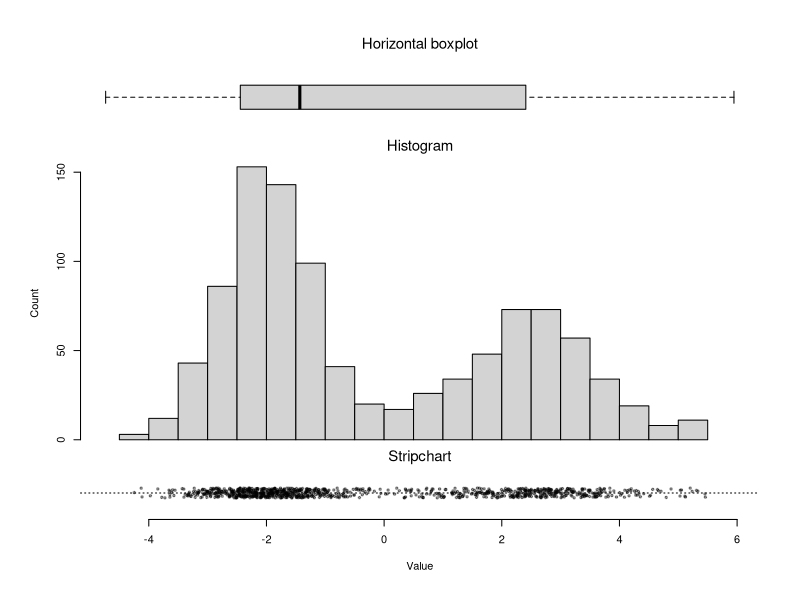

The R source for this figure:
## Bimodal sample + stacked base R plots
set.seed(123)

# 1) Generate a bimodal distribution from two Normals
n1 <- 600; n2 <- 400
x <- c(rnorm(n1, mean = -2,  sd = 0.8),
       rnorm(n2, mean =  2.5, sd = 1.1))

# Shared x-limits for all three panels
rng  <- range(x)
pad  <- diff(rng) * 0.05
xlim <- c(rng[1] - pad, rng[2] + pad)

# 2) Stack the three panels with a common x-axis
op <- par(no.readonly = TRUE)
on.exit(par(op))
par(oma = c(2, 2, 2, 2))

layout(matrix(c(1,2,3), nrow = 3, byrow = TRUE),
       heights = c(1.2, 3, 1.2))   # boxplot / hist / stripchart

## --- TOP: horizontal boxplot (no frame) ---
par(mar = c(0, 4, 2, 1) + 0.1, bty = "n")
boxplot(x,
        horizontal = TRUE, xlim = xlim, xaxt = "n", xlab = "", ylab = "",
        boxwex = 6,            # (from earlier) thicker box
        frame.plot = FALSE)    # remove surrounding plot frame
mtext("Horizontal boxplot", side = 3, line = 0.2, cex = 0.9)

## --- MIDDLE: histogram (keep defaults/frame) ---
par(mar = c(0, 4, 0.5, 1) + 0.1, bty = "o")
hist(x, breaks = 30, xlim = xlim, xaxt = "n", main = "", xlab = "", ylab = "Count")
mtext("Histogram", side = 3, line = 0.2, cex = 0.9)

## --- BOTTOM: stripchart (no frame) ---
par(mar = c(4, 4, 1, 1) + 0.1, bty = "n")
stripchart(x, method = "jitter", xlim = xlim, pch = 19, cex = 0.5,
           xaxt = "s", yaxt = "n", xlab = "Value", ylab = "", col = adjustcolor("black", alpha.f = 0.4))
abline(h = 1, lty = 3)
mtext("Stripchart", side = 3, line = 0.2, cex = 0.9)


